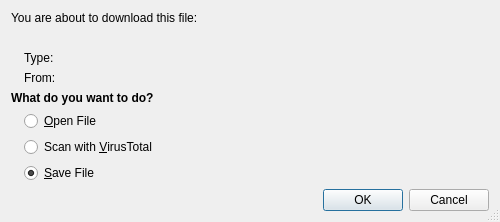
<?xml version="1.0" encoding="UTF-8"?>
<ui version="4.0">
 <class>DownloadAskActionDialog</class>
 <widget class="QDialog" name="DownloadAskActionDialog">
  <property name="geometry">
   <rect>
    <x>0</x>
    <y>0</y>
    <width>500</width>
    <height>202</height>
   </rect>
  </property>
  <property name="windowTitle">
   <string>What to do?</string>
  </property>
  <property name="sizeGripEnabled">
   <bool>true</bool>
  </property>
  <layout class="QVBoxLayout" name="verticalLayout">
   <item>
    <widget class="QLabel" name="label_3">
     <property name="text">
      <string>You are about to download this file:</string>
     </property>
    </widget>
   </item>
   <item>
    <layout class="QGridLayout" name="gridLayout_2">
     <item row="0" column="0">
      <widget class="QLabel" name="label_4">
       <property name="text">
        <string notr="true"/>
       </property>
      </widget>
     </item>
     <item row="0" column="1" colspan="2">
      <widget class="QLabel" name="infoLabel">
       <property name="text">
        <string/>
       </property>
       <property name="wordWrap">
        <bool>true</bool>
       </property>
      </widget>
     </item>
     <item row="1" column="1">
      <widget class="QLabel" name="label_5">
       <property name="text">
        <string>Type:</string>
       </property>
      </widget>
     </item>
     <item row="1" column="2">
      <widget class="QLabel" name="typeLabel">
       <property name="sizePolicy">
        <sizepolicy hsizetype="Expanding" vsizetype="Preferred">
         <horstretch>0</horstretch>
         <verstretch>0</verstretch>
        </sizepolicy>
       </property>
       <property name="text">
        <string/>
       </property>
      </widget>
     </item>
     <item row="2" column="1">
      <widget class="QLabel" name="label_6">
       <property name="text">
        <string>From:</string>
       </property>
      </widget>
     </item>
     <item row="2" column="2">
      <widget class="QLabel" name="siteLabel">
       <property name="sizePolicy">
        <sizepolicy hsizetype="Expanding" vsizetype="Preferred">
         <horstretch>0</horstretch>
         <verstretch>0</verstretch>
        </sizepolicy>
       </property>
       <property name="text">
        <string/>
       </property>
      </widget>
     </item>
    </layout>
   </item>
   <item>
    <layout class="QGridLayout" name="gridLayout">
     <item row="1" column="0">
      <widget class="QLabel" name="label_2">
       <property name="text">
        <string notr="true"/>
       </property>
      </widget>
     </item>
     <item row="1" column="1">
      <widget class="QRadioButton" name="openButton">
       <property name="toolTip">
        <string>Select to open the downloaded file</string>
       </property>
       <property name="text">
        <string>&amp;Open File</string>
       </property>
      </widget>
     </item>
     <item row="2" column="1">
      <widget class="QRadioButton" name="scanButton">
       <property name="statusTip">
        <string>Select to scan the file with VirusTotal</string>
       </property>
       <property name="text">
        <string>Scan with &amp;VirusTotal</string>
       </property>
      </widget>
     </item>
     <item row="2" column="2" rowspan="2">
      <spacer name="horizontalSpacer">
       <property name="orientation">
        <enum>Qt::Horizontal</enum>
       </property>
       <property name="sizeHint" stdset="0">
        <size>
         <width>40</width>
         <height>20</height>
        </size>
       </property>
      </spacer>
     </item>
     <item row="3" column="1">
      <widget class="QRadioButton" name="saveButton">
       <property name="toolTip">
        <string>Select to save the file</string>
       </property>
       <property name="text">
        <string>&amp;Save File</string>
       </property>
       <property name="checked">
        <bool>true</bool>
       </property>
      </widget>
     </item>
     <item row="0" column="0" colspan="2">
      <widget class="QLabel" name="label">
       <property name="text">
        <string>&lt;b&gt;What do you want to do?&lt;/b&gt;</string>
       </property>
      </widget>
     </item>
    </layout>
   </item>
   <item>
    <widget class="QDialogButtonBox" name="buttonBox">
     <property name="orientation">
      <enum>Qt::Horizontal</enum>
     </property>
     <property name="standardButtons">
      <set>QDialogButtonBox::Cancel|QDialogButtonBox::Ok</set>
     </property>
    </widget>
   </item>
  </layout>
 </widget>
 <tabstops>
  <tabstop>openButton</tabstop>
  <tabstop>scanButton</tabstop>
  <tabstop>saveButton</tabstop>
  <tabstop>buttonBox</tabstop>
 </tabstops>
 <resources/>
 <connections>
  <connection>
   <sender>buttonBox</sender>
   <signal>accepted()</signal>
   <receiver>DownloadAskActionDialog</receiver>
   <slot>accept()</slot>
   <hints>
    <hint type="sourcelabel">
     <x>248</x>
     <y>254</y>
    </hint>
    <hint type="destinationlabel">
     <x>157</x>
     <y>274</y>
    </hint>
   </hints>
  </connection>
  <connection>
   <sender>buttonBox</sender>
   <signal>rejected()</signal>
   <receiver>DownloadAskActionDialog</receiver>
   <slot>reject()</slot>
   <hints>
    <hint type="sourcelabel">
     <x>316</x>
     <y>260</y>
    </hint>
    <hint type="destinationlabel">
     <x>286</x>
     <y>274</y>
    </hint>
   </hints>
  </connection>
 </connections>
</ui>
